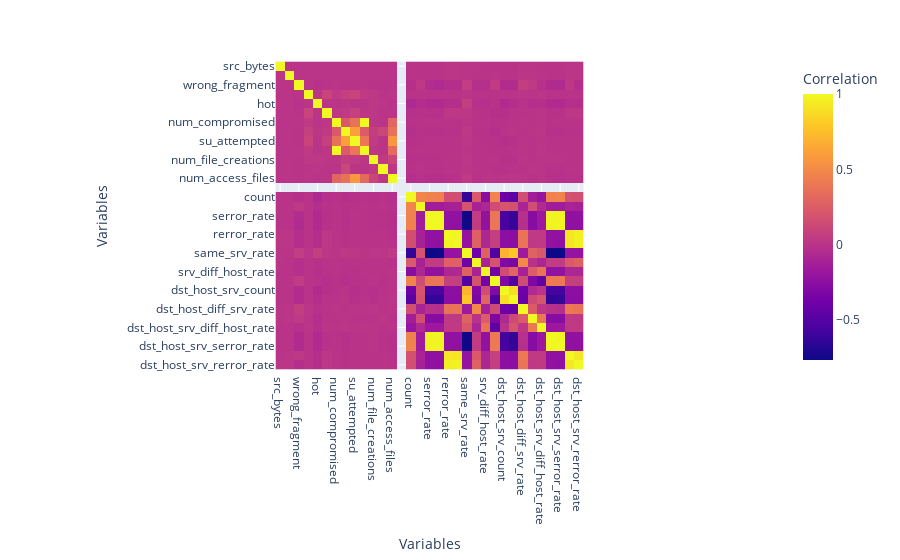

Notebook cell for this chart:
### Code cell
import plotly.express as px

fig = px.imshow(corr_matrix, labels=dict(x="Variables", y="Variables", color="Correlation"))
fig.show()

### Figure 1 — Plotly figure (JSON) as saved in the notebook; plotly's stock layout.template omitted (floating-point values rounded to 4 significant figures; data arrays with more than 128 entries replaced by an {"elided": "..."} marker saying what was removed)
{"data": [{"coloraxis": "coloraxis", "hovertemplate": "Variables: %{x}<br>Variables: %{y}<br>Correlation: %{z}<extra></extra>", "name": "0", "type": "heatmap", "x": ["src_bytes", "dst_bytes", "wrong_fragment", "urgent", "hot", "num_failed_logins", "num_compromised", "root_shell", "su_attempted", "num_root", "num_file_creations", "num_shells", "num_access_files", "num_outbound_cmds", "count", "srv_count", "serror_rate", "srv_serror_rate", "rerror_rate", "srv_rerror_rate", "same_srv_rate", "diff_srv_rate", "srv_diff_host_rate", "dst_host_count", "dst_host_srv_count", "dst_host_same_srv_rate", "dst_host_diff_srv_rate", "dst_host_same_src_port_rate", "dst_host_srv_diff_host_rate", "dst_host_serror_rate", "dst_host_srv_serror_rate", "dst_host_rerror_rate", "dst_host_srv_rerror_rate"], "xaxis": "x", "y": ["src_bytes", "dst_bytes", "wrong_fragment", "urgent", "hot", "num_failed_logins", "num_compromised", "root_shell", "su_attempted", "num_root", "num_file_creations", "num_shells", "num_access_files", "num_outbound_cmds", "count", "srv_count", "serror_rate", "srv_serror_rate", "rerror_rate", "srv_rerror_rate", "same_srv_rate", "diff_srv_rate", "srv_diff_host_rate", "dst_host_count", "dst_host_srv_count", "dst_host_same_srv_rate", "dst_host_diff_srv_rate", "dst_host_same_src_port_rate", "dst_host_srv_diff_host_rate", "dst_host_serror_rate", "dst_host_srv_serror_rate", "dst_host_rerror_rate", "dst_host_srv_rerror_rate"], "yaxis": "y", "z": {"elided": "33x33 float values"}}], "layout": {"coloraxis": {"colorbar": {"title": {"text": "Correlation"}}, "colorscale": [[0, "#0d0887"], [0.1111, "#46039f"], [0.2222, "#7201a8"], [0.3333, "#9c179e"], [0.4444, "#bd3786"], [0.5556, "#d8576b"], [0.6667, "#ed7953"], [0.7778, "#fb9f3a"], [0.8889, "#fdca26"], [1, "#f0f921"]]}, "margin": {"t": 60}, "xaxis": {"anchor": "y", "constrain": "domain", "domain": [0, 1], "scaleanchor": "y", "title": {"text": "Variables"}}, "yaxis": {"anchor": "x", "autorange": "reversed", "constrain": "domain", "domain": [0, 1], "title": {"text": "Variables"}}}}
